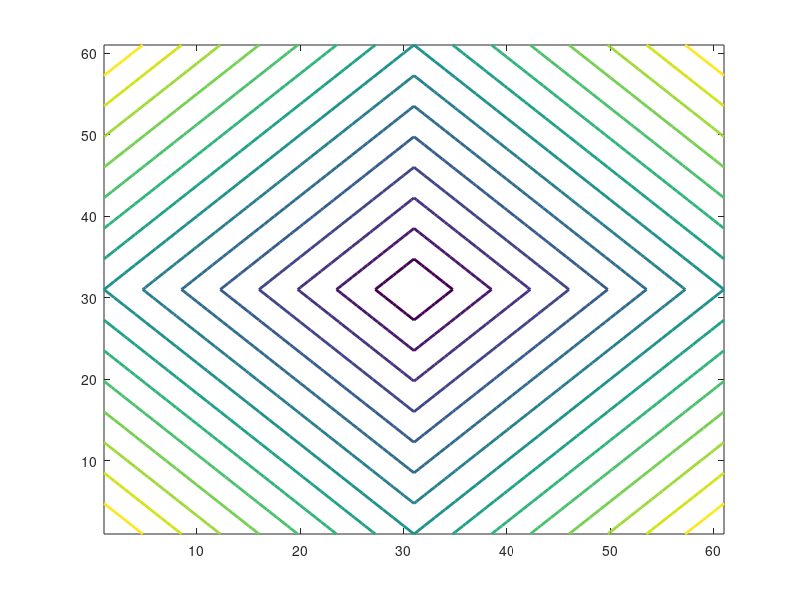

The MATLAB source for this figure: (Note: this script raises an error after producing the figure.)
clc; 
clear all; 
close all; 

% N = 500; 
% X = rand(2, N) - 0.5; 
% 
% 
% X(2,:) = (2*X(1,:)).^3+X(2,:); 

% A = [0.2498    0.9548;
%      0.9588    0.6618];

% A = [0.2028    0.6854;
%      0.8349    0.7192]; 
% 
% A = rand(2,2);  
% %  
% Xt = A*X; 
% c = 0.26; 
% 
% ica = fastica(Xt); 
% plot(c*ica(1,:),c*ica(2,:),'mo'); 
% hold on; 
% % 
% % [V,D] = eigs(Xt*Xt'); 
% % 
% % figure(1); 
% plot(Xt(1,:), Xt(2,:), 'b.');
% axis([-1,1,-1,1]); 
% axis off; 
% 
% figure(2); 
% hold on; 
% axis([-1,1,-1,1]); 
% axis off; 
% plot(Xt(1,:), Xt(2,:), 'r.');
% quiver([0,0],[0,0], V(1,:), V(2,:)); 
% Xr = Xt'*V;  
% plot(Xr(:,1), Xr(:,2), 'mo'); 


% figure(1); 
% hold on; 
% axis([-1,1,-1,1]); 
% axis off; 
% Xr = Xt'*V*sqrt(inv(D))*3.5;  %#ok<MINV>
% plot(Xr(:,1), Xr(:,2), 'mo'); 

% [x y] = meshgrid(-1.5:0.05:1.5, -1.5:0.05:1.5); 
% 
% F = x.^4 + y.^4; 
% H = x.^2 + y.^2 - 1;   
% 
% figure(1); 
% contour(F,50); 
% hold on; 
% contourcmap('bone'); 
% contour(H,[0 0], 'r', 'linewidth',2); 
% 
% axis equal; 
% axis off; 

[x y] = meshgrid(-1.5:0.05:1.5, -1.5:0.05:1.5); 

F = abs(x) + abs(y);    

figure(1); 
contour(F,15, 'linewidth', 2); 
hold on; 
axis xy; 
contourcmap('bone'); 

t = -50:0.05:50;
plot(t, -3*(t-20) + 75, 'r', 'linewidth', 2); 

axis equal; 
axis off; 


